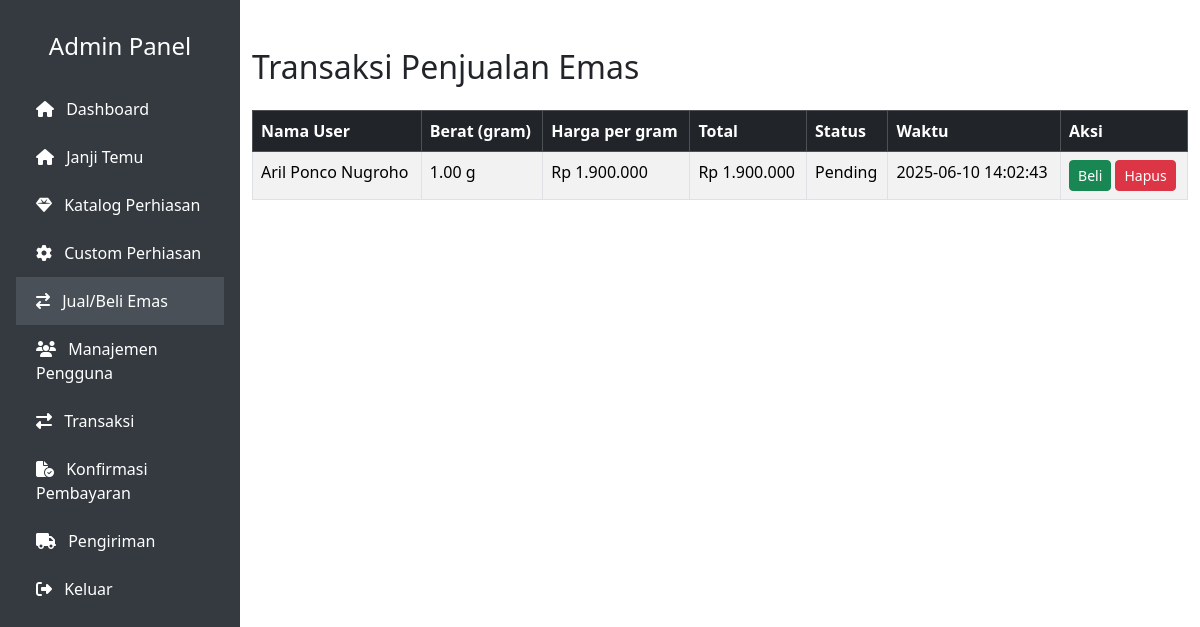
Screenshot of /admin/trade.php with the database file from the repository.
### tables this page shows
CREATE TABLE `gold_transactions` (
  `id` int(11) NOT NULL,
  `user_id` int(11) DEFAULT NULL,
  `type` enum('buy','sell') DEFAULT NULL,
  `weight` decimal(10,2) DEFAULT NULL,
  `price_per_gram` decimal(15,2) DEFAULT NULL,
  `total_price` decimal(15,2) DEFAULT NULL,
  `status` enum('pending','completed','cancelled') DEFAULT 'pending',
  `created_at` timestamp NOT NULL DEFAULT current_timestamp()
);

CREATE TABLE `users` (
  `id` int(11) NOT NULL,
  `name` varchar(100) DEFAULT NULL,
  `email` varchar(100) DEFAULT NULL,
  `password` varchar(255) DEFAULT NULL,
  `phone` varchar(20) DEFAULT NULL,
  `role` enum('customer','admin') DEFAULT 'customer',
  `created_at` timestamp NOT NULL DEFAULT current_timestamp(),
  `address` text DEFAULT NULL
);

### admin/trade.php (the view, shortened to what this page needs)
<?php
require_once '../config/database.php';
include 'includes/header.php';
include 'includes/sidebar.php';
$stmt = $pdo->query("SELECT gold_transactions.*, users.name AS user_name
                     FROM gold_transactions
                     JOIN users ON gold_transactions.user_id = users.id
                     WHERE gold_transactions.type = 'sell'
                     ORDER BY gold_transactions.created_at DESC");
$transactions = $stmt->fetchAll();
?>
<div class="container py-5">
    <h2 class="mb-4">Transaksi Penjualan Emas</h2>
    <table class="table table-bordered table-striped">
        <thead class="table-dark">
            <tr>
                <th>Nama User</th>
                <th>Berat (gram)</th>
                <th>Harga per gram</th>
                <th>Total</th>
                <th>Status</th>
                <th>Waktu</th>
                <th>Aksi</th>
            </tr>
        </thead>
        <tbody>
            <?php foreach ($transactions as $trx): ?>
            <tr>
                <td><?= htmlspecialchars($trx['user_name']) ?></td>
                <td><?= htmlspecialchars($trx['weight']) ?> g</td>
                <td>Rp <?= number_format($trx['price_per_gram'], 0, ',', '.') ?></td>
                <td>Rp <?= number_format($trx['total_price'], 0, ',', '.') ?></td>
                <td><?= ucfirst($trx['status']) ?></td>
                <td><?= $trx['created_at'] ?></td>
                <td>
                    <?php if ($trx['status'] === 'pending'): ?>
                        <a href="trade_action.php?action=buy&id=<?= $trx['id'] ?>" class="btn btn-success btn-sm"
                            onclick="return confirm('Yakin ingin membeli emas ini?')">Beli</a>
                        <a href="trade_action.php?action=delete&id=<?= $trx['id'] ?>" class="btn btn-danger btn-sm"
                            onclick="return confirm('Yakin ingin menghapus transaksi ini?')">Hapus</a>
                    <?php else: ?>
                        <span class="text-muted">Sudah dibeli</span>
                    <?php endif; ?>
                </td>
            </tr>
            <?php endforeach; ?>
        </tbody>
    </table>
</div>

### admin/includes/header.php (style rules this page uses)
body { min-height: 100vh; display: flex; }

### rows the page displays
gold_transactions: user.name "Aril Ponco Nugroho", weight "1.00", price_per_gram "1.900.000", total_price "1.900.000", status "Pending", created_at "2025-06-10 14:02:43"
